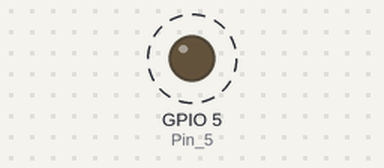
A sketch run on a simulated ESP8266 (NodeMCU). Parts: output pins drawn as LEDs (lit = HIGH). Dashed ring = blinking.

Above: at 0.5 s.
Timing chart, 0 to 4.6 s (numbered marks = the images above):
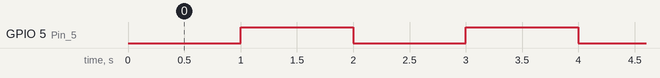

Measured:
- by itself, GPIO 5 (Pin_5): alternates HIGH for 1.0 s and LOW for 1.0 s

The sketch:

prueba_ssr.ino
```cpp
void setup() {
  Serial.begin(115200);
  pinMode(5, OUTPUT); //Pin 5, D1 ESP8266, D5 Pin 5 ESP32
}

void loop() {
  digitalWrite(5,LOW);
  delay(1000);
  digitalWrite(5,HIGH);
  delay(1000);
}
```
